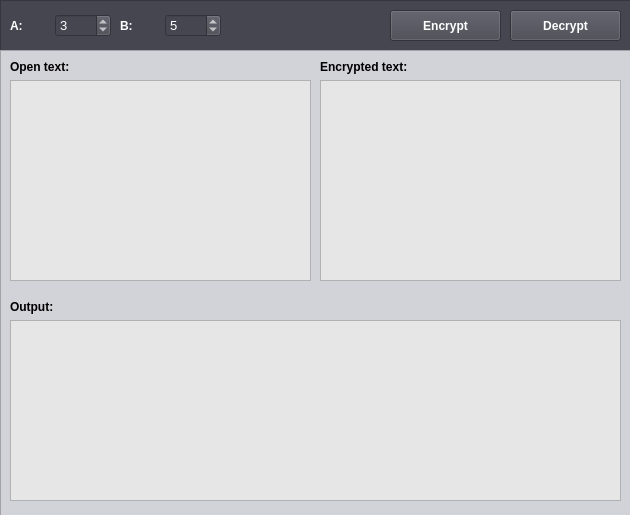
<?xml version="1.0" encoding="UTF-8"?>
<ui version="4.0">
 <class>MainWindow</class>
 <widget class="QMainWindow" name="MainWindow">
  <property name="geometry">
   <rect>
    <x>0</x>
    <y>0</y>
    <width>630</width>
    <height>515</height>
   </rect>
  </property>
  <property name="minimumSize">
   <size>
    <width>630</width>
    <height>515</height>
   </size>
  </property>
  <property name="maximumSize">
   <size>
    <width>630</width>
    <height>515</height>
   </size>
  </property>
  <property name="windowTitle">
   <string>Afinní šifra</string>
  </property>
  <widget class="QWidget" name="centralwidget">
   <widget class="QFrame" name="frame">
    <property name="geometry">
     <rect>
      <x>0</x>
      <y>0</y>
      <width>631</width>
      <height>51</height>
     </rect>
    </property>
    <property name="autoFillBackground">
     <bool>false</bool>
    </property>
    <property name="styleSheet">
     <string notr="true">background-color: rgb(70, 70, 80)</string>
    </property>
    <property name="frameShape">
     <enum>QFrame::StyledPanel</enum>
    </property>
    <property name="frameShadow">
     <enum>QFrame::Raised</enum>
    </property>
    <widget class="QPushButton" name="buttonDecrypt">
     <property name="geometry">
      <rect>
       <x>510</x>
       <y>10</y>
       <width>111</width>
       <height>31</height>
      </rect>
     </property>
     <property name="font">
      <font>
       <weight>75</weight>
       <bold>true</bold>
      </font>
     </property>
     <property name="styleSheet">
      <string notr="true">color: white</string>
     </property>
     <property name="text">
      <string>Decrypt</string>
     </property>
    </widget>
    <widget class="QWidget" name="horizontalLayoutWidget_2">
     <property name="geometry">
      <rect>
       <x>120</x>
       <y>10</y>
       <width>101</width>
       <height>31</height>
      </rect>
     </property>
     <layout class="QHBoxLayout" name="horizontalLayout_2">
      <item>
       <widget class="QLabel" name="label_4">
        <property name="font">
         <font>
          <pointsize>9</pointsize>
          <weight>75</weight>
          <bold>true</bold>
         </font>
        </property>
        <property name="styleSheet">
         <string notr="true">color: white</string>
        </property>
        <property name="text">
         <string>B:</string>
        </property>
       </widget>
      </item>
      <item>
       <widget class="QSpinBox" name="spinBoxB">
        <property name="font">
         <font>
          <pointsize>10</pointsize>
         </font>
        </property>
        <property name="styleSheet">
         <string notr="true">color: white</string>
        </property>
        <property name="maximum">
         <number>9999</number>
        </property>
        <property name="value">
         <number>5</number>
        </property>
       </widget>
      </item>
     </layout>
    </widget>
    <widget class="QPushButton" name="buttonEncrypt">
     <property name="geometry">
      <rect>
       <x>390</x>
       <y>10</y>
       <width>111</width>
       <height>31</height>
      </rect>
     </property>
     <property name="font">
      <font>
       <weight>75</weight>
       <bold>true</bold>
      </font>
     </property>
     <property name="styleSheet">
      <string notr="true">color: white</string>
     </property>
     <property name="text">
      <string>Encrypt</string>
     </property>
    </widget>
    <widget class="QWidget" name="horizontalLayoutWidget">
     <property name="geometry">
      <rect>
       <x>10</x>
       <y>10</y>
       <width>101</width>
       <height>31</height>
      </rect>
     </property>
     <layout class="QHBoxLayout" name="horizontalLayout">
      <item>
       <widget class="QLabel" name="label_3">
        <property name="font">
         <font>
          <pointsize>9</pointsize>
          <weight>75</weight>
          <bold>true</bold>
         </font>
        </property>
        <property name="styleSheet">
         <string notr="true">color: white</string>
        </property>
        <property name="text">
         <string>A:</string>
        </property>
       </widget>
      </item>
      <item>
       <widget class="QSpinBox" name="spinBoxA">
        <property name="font">
         <font>
          <pointsize>10</pointsize>
         </font>
        </property>
        <property name="styleSheet">
         <string notr="true">color: white</string>
        </property>
        <property name="minimum">
         <number>1</number>
        </property>
        <property name="maximum">
         <number>9999</number>
        </property>
        <property name="value">
         <number>3</number>
        </property>
       </widget>
      </item>
     </layout>
    </widget>
   </widget>
   <widget class="QFrame" name="frame_2">
    <property name="geometry">
     <rect>
      <x>0</x>
      <y>50</y>
      <width>631</width>
      <height>471</height>
     </rect>
    </property>
    <property name="styleSheet">
     <string notr="true">background-color: rgb(210, 210, 217)</string>
    </property>
    <property name="frameShape">
     <enum>QFrame::StyledPanel</enum>
    </property>
    <property name="frameShadow">
     <enum>QFrame::Raised</enum>
    </property>
    <widget class="QWidget" name="verticalLayoutWidget_2">
     <property name="geometry">
      <rect>
       <x>10</x>
       <y>250</y>
       <width>611</width>
       <height>201</height>
      </rect>
     </property>
     <layout class="QVBoxLayout" name="verticalLayout_3">
      <item>
       <widget class="QLabel" name="label_2">
        <property name="font">
         <font>
          <pointsize>9</pointsize>
          <weight>75</weight>
          <bold>true</bold>
         </font>
        </property>
        <property name="text">
         <string>Output:</string>
        </property>
       </widget>
      </item>
      <item>
       <widget class="QTextEdit" name="textOut">
        <property name="enabled">
         <bool>true</bool>
        </property>
        <property name="font">
         <font>
          <pointsize>9</pointsize>
         </font>
        </property>
        <property name="styleSheet">
         <string notr="true">background-color: rgb(230, 230, 230)</string>
        </property>
        <property name="readOnly">
         <bool>true</bool>
        </property>
       </widget>
      </item>
     </layout>
    </widget>
    <widget class="QWidget" name="verticalLayoutWidget">
     <property name="geometry">
      <rect>
       <x>10</x>
       <y>10</y>
       <width>301</width>
       <height>221</height>
      </rect>
     </property>
     <layout class="QVBoxLayout" name="verticalLayout_2">
      <item>
       <widget class="QLabel" name="label">
        <property name="font">
         <font>
          <pointsize>9</pointsize>
          <weight>75</weight>
          <bold>true</bold>
         </font>
        </property>
        <property name="text">
         <string>Open text:</string>
        </property>
       </widget>
      </item>
      <item>
       <widget class="QTextEdit" name="textOT">
        <property name="font">
         <font>
          <pointsize>9</pointsize>
         </font>
        </property>
        <property name="styleSheet">
         <string notr="true">background-color: rgb(230, 230, 230)</string>
        </property>
       </widget>
      </item>
     </layout>
    </widget>
    <widget class="QWidget" name="verticalLayoutWidget_3">
     <property name="geometry">
      <rect>
       <x>320</x>
       <y>10</y>
       <width>301</width>
       <height>221</height>
      </rect>
     </property>
     <layout class="QVBoxLayout" name="verticalLayout_4">
      <item>
       <widget class="QLabel" name="label_5">
        <property name="font">
         <font>
          <pointsize>9</pointsize>
          <weight>75</weight>
          <bold>true</bold>
         </font>
        </property>
        <property name="text">
         <string>Encrypted text:</string>
        </property>
       </widget>
      </item>
      <item>
       <widget class="QTextEdit" name="textET">
        <property name="font">
         <font>
          <pointsize>9</pointsize>
         </font>
        </property>
        <property name="styleSheet">
         <string notr="true">background-color: rgb(230, 230, 230)</string>
        </property>
       </widget>
      </item>
     </layout>
    </widget>
   </widget>
  </widget>
 </widget>
 <resources/>
 <connections/>
</ui>
